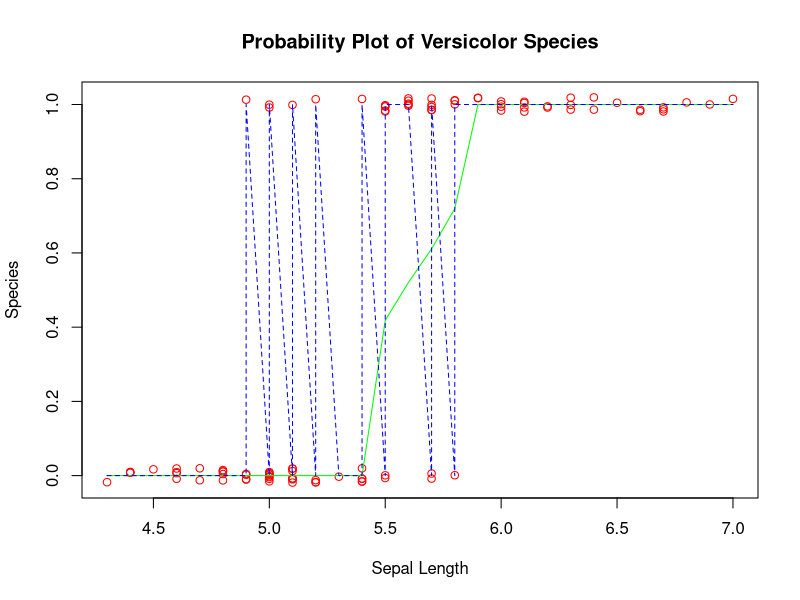
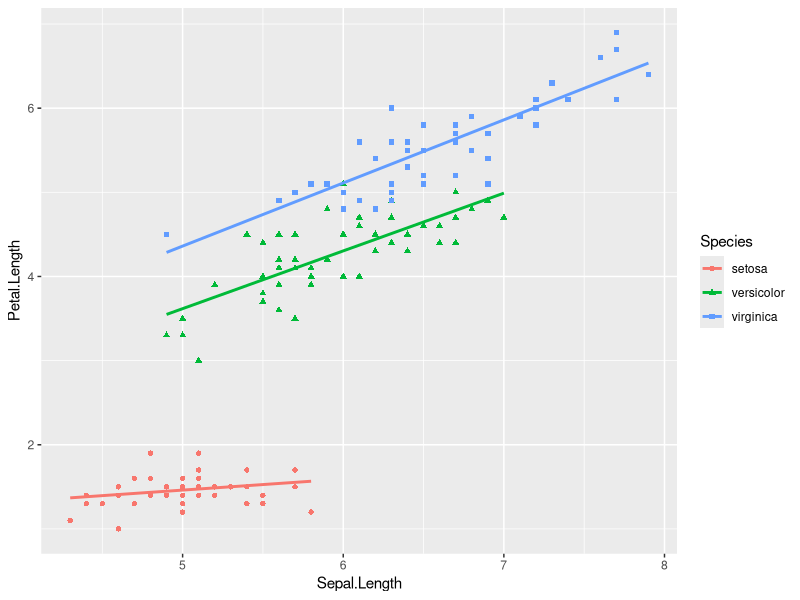

These figures' R source, in order:
# Another test R file 
# logistic regression basic tutorial idea


#subets data
# consdiers all rows that are not the third level
irissub<-subset(iris, Species != levels(iris$Species)[3])

# table of frequecy 
table(irissub$Species)

# new set of levels 
levels(irissub$Species)

# drops the only level virginica
irissub$Species<-droplevels(irissub)$Species



# makes new coloumn for response varable  
irissub$ISversi <- as.integer(irissub$Species=="versicolor")



# makes logistic regression model 
model1<-glm(ISversi~Sepal.Length+Sepal.Width+Petal.Length+Petal.Width,data=irissub,family="binomial")
model1

# summary of model 
summary(model1)



# plot that shows this
plot(irissub$Sepal.Length,jitter(irissub$ISversi,.1),col="red",xlab="Sepal Length",
     ylab="Species",main="Probability Plot of Versicolor Species")
# linear regrssion (not so good here)
lines(lowess(irissub$ISversi~irissub$Sepal.Length),col="green")

# Logit regression curve
lines(irissub$Sepal.Length[order(irissub$Sepal.Length)], fitted(model1)[order(irissub$Sepal.Length)],lty=2,col="blue")







### Simple regression in R for iris, change to penguin
library(ggplot2)
ggplot(iris,aes(x=Sepal.Length,y=Petal.Length,colour=Species,shape =Species))+
  geom_point()+
  geom_smooth(method='lm',formula=y~x,se = FALSE)
